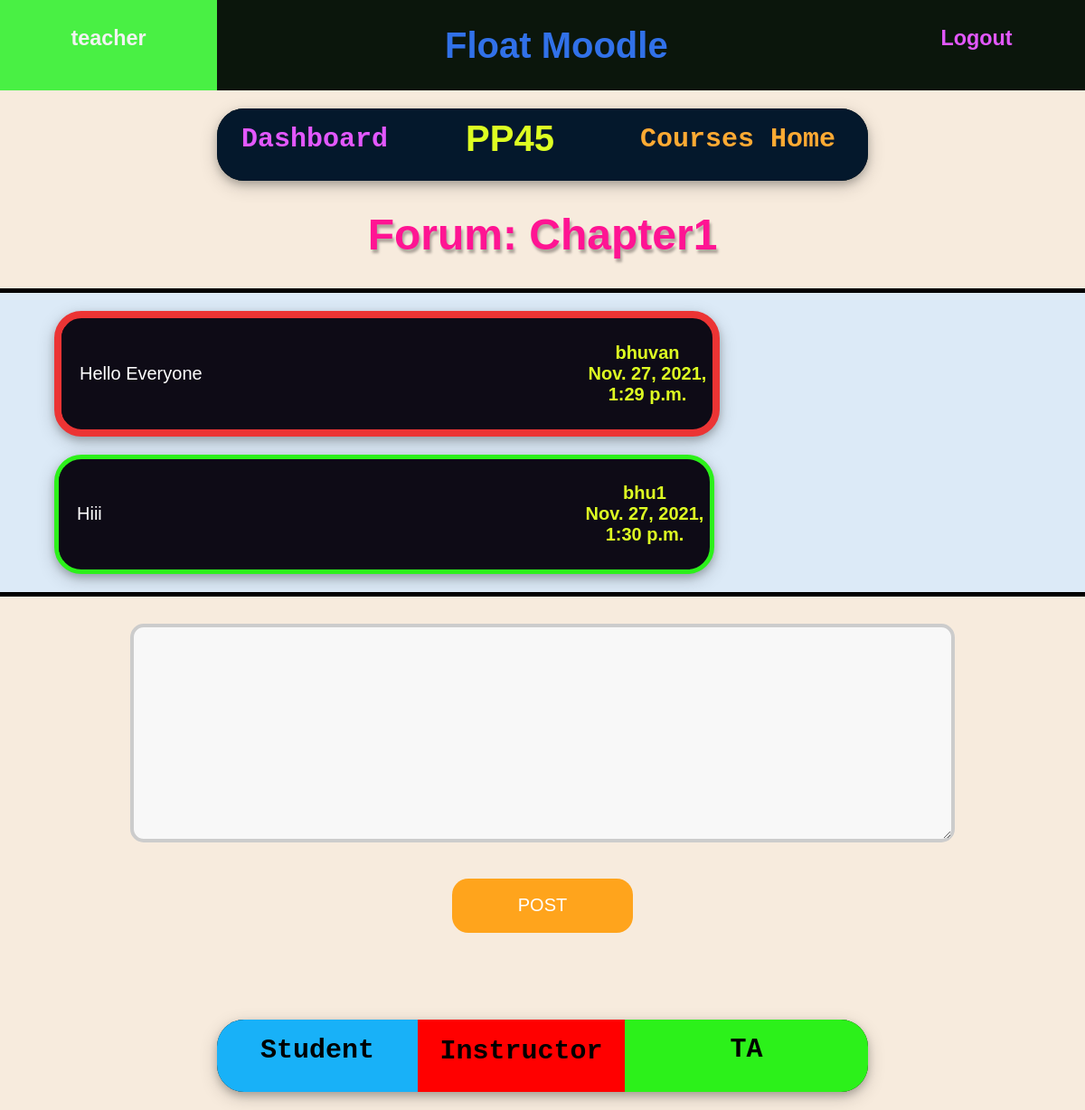
Screenshot of /courses/1/1/ (signed in) with the database file from the repository.
### courses/models.py (models this page shows, shortened)
class Course(models.Model):
    instructor = models.ForeignKey(User,on_delete=models.CASCADE,related_name='ins_courses') #assuming 1 instructor/course.
    name = models.CharField(max_length=128,default = '')
    students = models.ManyToManyField(User,related_name='stud_courses')
    TAs = models.ManyToManyField(User,related_name='ta_courses')
    joincode = models.CharField(max_length=10,default = '')
    TAjoincode = models.CharField(max_length=10,default = '')

class Forum(models.Model):
    name = models.CharField(max_length=20,default='FORUM')
    course = models.ForeignKey(Course,on_delete=models.CASCADE)
    enabled = models.CharField(max_length=4,default='YES')#***********************************************************

class Message(models.Model):
    user = models.ForeignKey(User,on_delete=models.CASCADE)
    message = models.CharField(max_length=500,default='**')
    time = models.DateTimeField(auto_now_add = True)
    forum = models.ForeignKey(Forum,on_delete=models.CASCADE)

### courses/views.py (the view)
# urls.py: path('<int:course_id>/<int:forum_id>/',views.forum,name ='forum'),
def forum(request,course_id,forum_id):
    if not request.user.is_authenticated:
        return redirect('login')
    C = Course.objects.get(pk = course_id)
    F = Forum.objects.get(pk = forum_id)
    Snames = [ s.username for s in C.students.all() ]
    Tnames = [ s.username for s in C.TAs.all() ]
    uname = request.user.username
    if uname not in (Snames + Tnames) and uname != C.instructor.username:
        return redirect('CourseHome')
    if request.method == 'POST':
        form = Messageform(request.POST)
        if form.is_valid():
            M = Message.objects.create(user = request.user,forum = F)
            M.message = form.cleaned_data['message']
            M.save()
            return redirect('forum',course_id,forum_id)
    else:
        form = Messageform()
    IsTA = 'NO'
    for u in C.TAs.all():
        if request.user.username == u.username:
            IsTA = 'YES'
            break
    args = {
        'course': C,
        'Forum': F,
        'form': form,
        'msgs': F.message_set.all(),
        'Ins': C.instructor,
        'IsTA': IsTA,
    }
    return render(request,'courses/forum.html',args)

### moodle/forms.py
class Messageform(forms.Form):
    message = forms.CharField(
        widget= forms.Textarea(
            attrs={'style': 'border-color: orange;' 'width: 80%;' 'height: 400px' 'padding: 12px 20px;' 'border: 4px solid #ccc;' 'border-radius: 15px;' 'background-color: #f8f8f8;' 'font-size: 20px;' 'font-family: Verdana, Geneva, Tahoma, sans-serif;' }
        ),
        label='Message',
        required=True,
        max_length=300
    )

### accounts/templates/courses/forum.html (shortened to what this page needs)
{% extends 'base.html' %}
{% block content %}
<div class="Conth" style="height: 80px; width: 60%; align-self: center; margin: 20px 20%;  border-radius: 30px;     box-shadow: 0 4px 8px 0 rgba(0, 0, 0, 0.2), 0 6px 20px 0 rgba(0, 0, 0, 0.19);">
    <a href="{% url 'dashboard' %}" class="Conth hov3 ContL hov8" style="width: 30%; height: 100%; display: block; text-decoration: none; ">
        <h2 style="margin-left: 0%; margin-top: 8%;">Dashboard</h2>
    </a>
    <a href="{% url 'coursepage' course.pk %}" class="Conth hov1 ContL" style="width: 30%; height: 100%; display: block; text-decoration: none; ">
    <h2 style="margin-left: 0%; margin-top: 5%; font-family: Verdana, Geneva, Tahoma, sans-serif; font-size: 40px;" >{{ course.name }}</h2>
    </a>
    <a href="{% url 'CourseHome' %}" class="Conth hov4 ContL" style="width: 40%; height: 100%; display: block; text-decoration: none; ">
        <h2 style="margin-left: 0%; margin-top: 6%;">Courses Home</h2>
    </a>
</div>
<div style="text-align: center; font-family:'Trebuchet MS', 'Lucida Sans Unicode', 'Lucida Grande', 'Lucida Sans', Arial, sans-serif; font-size: x-large;">
    <h1 style="color:deeppink ; text-shadow: 2px 4px 3px rgba(0,0,0,0.3);;">Forum: {{Forum.name }}</h1>
</div>
<div class="Cbox" style="height: fit-content; width: 100%; border-width: 5px 0px; display: flex; background-color: rgb(220, 234, 247);">
  <div class="Cbox" style="width: 100%; height: auto; ">
    {% for msg in msgs %}
        {% if msg.user.username == user.username %}
            <div class="Conth hov13" style="height: fit-content; width: 60%; align-self: center; margin: 20px 5% 20px 35%;  border-radius: 30px;   border: 5px solid rgb(24, 177, 248);  box-shadow: 0 4px 8px 0 rgba(0, 0, 0, 0.2), 0 6px 20px 0 rgba(0, 0, 0, 0.19);">
              <div class="Conth hov13" style="width: 80%; height: 100%;">
                <div class="msg">
                  <p>{{ msg.message|linebreaks }}</p>
                  </div>
              </div>
              <div class="Conth hov14" style="width: 20%; height: auto;">
                <h4>  {{ msg.time }}</h4>
              </div>
            </div>
        {% else %}
            {% if msg.user.username == Ins.username %}
                <div class="Conth hov15" style="height: fit-content; width: 60%; align-self: center; margin: 20px 35% 20px 5%;  border-radius: 30px;   border: 8px solid rgb(236, 52, 52);  box-shadow: 0 4px 8px 0 rgba(0, 0, 0, 0.2), 0 6px 20px 0 rgba(0, 0, 0, 0.19);">
                <div class="Conth hov15" style="width: 80%; height: 100%;">
                    <div class="msg">
                    <p>{{ msg.message|linebreaks }}</p>
                    </div>
                </div>
                <div class="Conth hov16" style="width: 20%; height: auto;">
                    <h4>  {{ msg.user.username }}<br>{{ msg.time }}</h4>
                </div>
                </div>
            {% elif IsTA == 'YES' %}
                <div class="Conth hov17" style="height: fit-content; width: 60%; align-self: center; margin: 20px 35% 20px 5%;  border-radius: 30px;   border: 5px solid rgb(44, 241, 26);  box-shadow: 0 4px 8px 0 rgba(0, 0, 0, 0.2), 0 6px 20px 0 rgba(0, 0, 0, 0.19);">
                    <div class="Conth hov17" style="width: 80%; height: 100%;">
                        <div class="msg">
                        <p>{{ msg.message|linebreaks }}</p>
                        </div>
                    </div>
                    <div class="Conth hov18" style="width: 20%; height: auto;">
                        <h4>  {{ msg.user.username }}<br>{{ msg.time }}</h4>
                    </div>
                </div>
            {% endif %}
        {% endif %}
    {% endfor %}
  </div>
</div>
{% if Forum.enabled == 'YES' %}
    <form method="post">
        {% csrf_token %}
    {% for field in form %}
        <div style="text-align: center; margin: 30px;">
        {{field}}
        </div>
    {% endfor %}
    <div style="text-align: center; margin: 30px;">
        <button type="submit" class="B1 button4" style="text-align: center;">POST</button>
    </div>
    </form>
{% elif user.username == Ins.username or IsTA == 'YES' %}
    <form method="post">
    {% for field in form %}
        <div style="text-align: center; margin: 30px;">
        {{field}}
        </div>
    {% endfor %}
    <div style="text-align: center; margin: 30px;">
        <button type="submit" class="B1 button4" style="text-align: center;">POST</button>
    </div>
    </form>
{% endif %}
<br>
<br>
    <div class="Conth" style="height: 80px; width: 60%; align-self: center; margin: 20px 20%;  border-radius: 30px;     box-shadow: 0 4px 8px 0 rgba(0, 0, 0, 0.2), 0 6px 20px 0 rgba(0, 0, 0, 0.19);">
        <a href="#" class="Conth hov3 ContL hov8" style="width: 33%; height: 100%; display: block; text-decoration: none; background-color:rgb(24, 177, 248); ">
            <h2 style="margin-left: 0%; margin-top: 8%; color: rgb(0, 0, 0);">Student</h2>
        </a>
        <a href="#" class="Conth hov1 ContL" style="width: 34%; height: 100%; display: block; text-decoration: none;  background-color: red">
        <h2 style="margin-left: 0%; margin-top: 8%; color: rgb(0, 0, 0);">Instructor</h2>
        </a>
        <a href="#" class="Conth hov4 ContL" style="width: 40%; height: 100%; display: block; text-decoration: none;  background-color: rgb(44, 241, 26)">
            <h2 style="margin-left: 0%; margin-top: 6%; color: rgb(0, 0, 0);">TA</h2>
        </a>
    </div>
{% endblock %}

### accounts/templates/base.html (shortened to what this page needs)
{% load static %}
<link rel="stylesheet" type="text/css" href="{% static 'accounts/style.css' %}">
<!DOCTYPE html>
<html>
<head>
</head>
<body>
    {% if user.is_authenticated %}
      <div class="Conth" style="height: 100px;">
        <a href="{% url 'dashboard' %}" class="Conth hov1" style="width: 20%; height: 100%; display: block; text-decoration: none; ">
          <h3 style="margin-left: 0%; margin-top: 12%;">{{ user.username }}</h3>
        </a>
        <div class="Conth hov2" style="width: 60%; height: 100%;">
          <h1 style="margin-left: 35%;">Float Moodle</h1>
        </div>
        <a href="{% url 'logout' %}" class="Conth hov3" style="width: 20%; height: 100%; display: block; text-decoration: none; ">
          <h3 style="margin-left: 0%; margin-top: 12%;">Logout</h3>
        </a>
      </div>
    {% endif %}
    {% block content %}
    {% endblock %}
</body>
</html>

### accounts/static/accounts/style.css (style rules this page uses)
.B1 { background-color: rgb(222, 255, 34); border: 2px solid black; color: rgb(38, 99, 231); padding: 8px 15px; text-align: center; display: inline-block; font-size: 20px; margin: 10px 30px; cursor: pointer; text-decoration:none; transition-duration: 0.4s; border-radius: 15px; }
.button4 { position: relative; display: inline-block; width: 200px; height: 60px; border-radius: 18px; background-color: #ffa41c; border: solid 1px transparent; color: #fff; font-size: 20px; font-weight: 300; cursor: pointer; transition: all .1s ease-in-out; }
body { margin: 0px; background-color: #f7ebdd; }
.Conth { border-style: solid ; border-width: 0px ; background-color: #0b160c; color: rgb(49, 113, 233); font-family: Verdana, Geneva, Tahoma, sans-serif; font-size: 20px; font-weight: 50; display: flex; text-align: center; align-items: center; position: relative; overflow: hidden; padding: 0px; }
.contL { background-color: #04182c; font-family:'Courier New', Courier, monospace; }
.hov1 { color: rgb(222, 255, 34); }
.hov3 { color: #e358ff; }
.hov4 { color: rgb(255, 170, 51); }
.Cbox { border-style: solid ; border-width: 0px ; border-color: black; }
.msg { color: rgb(255, 255, 255); text-align: left; font-family: Verdana, Geneva, Tahoma, sans-serif; font-weight: 50; font-size: 20px; padding: 10px; margin: 10px ; width: auto; font-style: normal; }
.hov15 { background-color:#0E0B16; color: #12eb86; }
.hov16 { background-color: transparent; color: rgb(222, 255, 34); }
.hov17 { background-color:#0E0B16; color: #12eb86; }
.hov18 { background-color: transparent; color: rgb(222, 255, 34); }

### rows the page displays
Course: name "PP45"
Forum: name "Chapter1"
Message: message "Hello Everyone", user.username "bhuvan", time "Nov. 27, 2021, 1:29 p.m."
Message: message "Hiii", user.username "bhu1", time "Nov. 27, 2021, 1:30 p.m."

### other values shown
{{ user.username }} "teacher"
